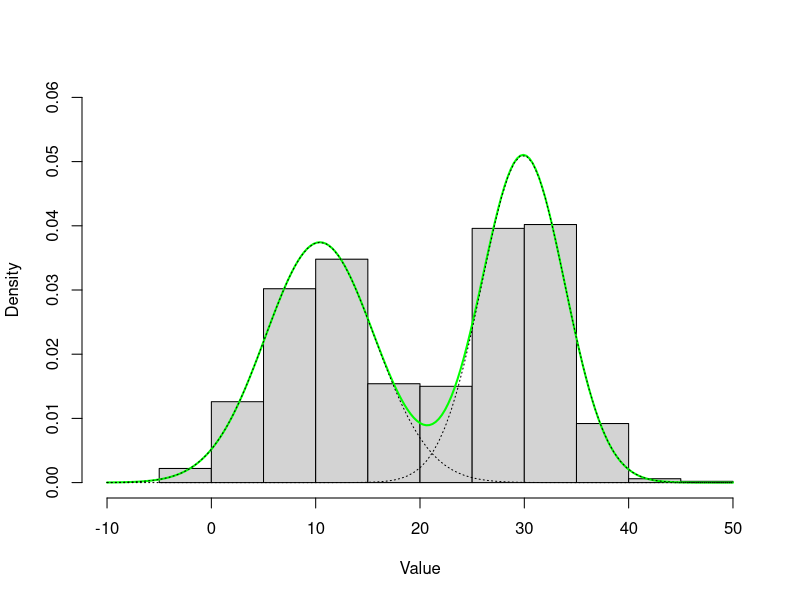

Generate this figure with R:
pdf("gaussian_mixture_estimate.pdf")
xlim <- c(-10,50)
ylim <- c(0,0.06)
data <- scan("random_gaussian_mixture.data")
model <- read.csv(file="random_gaussian_mixture.model.data", header=T, sep=" ")
hist(data, freq = F, breaks = 10, xlab="Value", main="", xlim=xlim, ylim=ylim);
curve(model[1,1]*dnorm(x,model[1,2],sqrt(model[1,3]))+model[2,1]*dnorm(x,model[2,2],sqrt(model[2,3])), xlim[1], xlim[2], n=201, ylab="Density", lwd=2, add=T, col="green")
for (i in c(1,2)) curve(model[i,1]*dnorm(x, model[i,2], sqrt(model[i,3])), xlim[1], xlim[2], lty=3, add=T);
